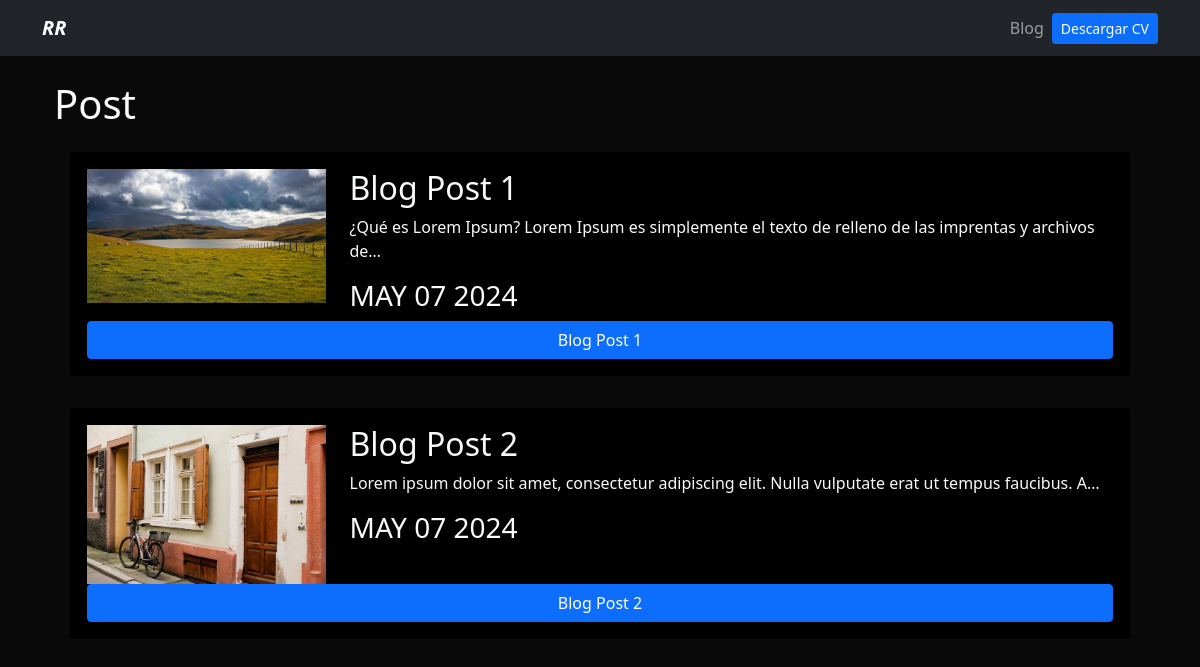
The page /blog/ on the database as committed earlier.
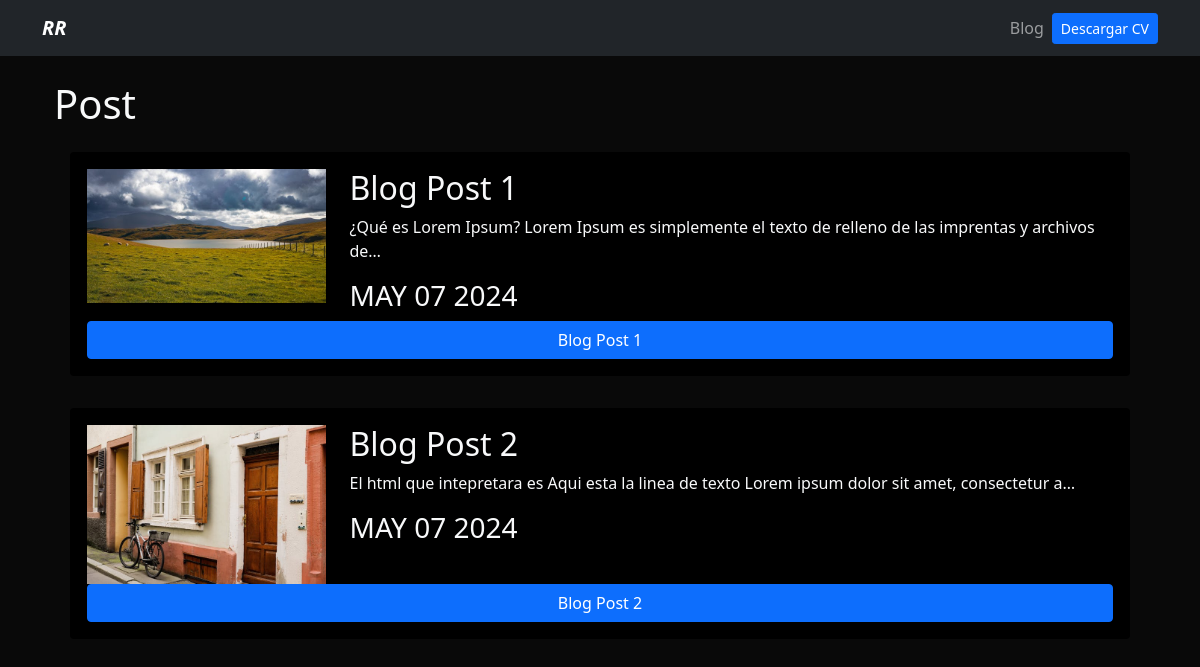
The same page on the database as committed later.
### blog/models.py (models this page shows)
class Post(models.Model):
    titulo = models.CharField(max_length=100)
    descipcion = models.TextField()
    imagen = models.ImageField( upload_to='blog/images')
    date = models.DateField(datetime.date.today)

### blog/views.py (the view)
# urls.py: path('', render_post, name='post'),
def render_post(request):
    posts = Post.objects.all()
    return render (request, 'post.html', {'posts':posts})

### blog/templates/post.html (shortened to what this page needs)
{% extends "layout.html" %}
{% block content %}
<h1 clase='fs-2' > Post </h1>
{% for post in posts %}
<div class='p-3'>
    <div class="card card-body bg-black">
        <div class="row">
            <div class="col-3">
                <img class='img-fluid' src = '{{post.imagen.url}}' alt = '{{post.titulo}}'/>
            </div>
            <div class="col-9">
                <h2> {{post.titulo}}  </h2>
                <p>  {{post.descipcion | striptags | truncatechars:100}} </p>
                <h3> {{post.date | date:'M d Y' | upper}}</h3>
            </div>
        </div>
        <a class='btn btn-primary' href = '{% url 'blog:post_detail' post.id %}'> {{post.titulo}} <a>
    </div>
</div>
{% endfor %}{% endblock content %}

Rows that differ between the two databases and show on the page:
changed Post "Blog Post 2": descipcion "Lorem ipsum dolor sit amet, consectetur adipiscing elit. Nulla vulputate erat ut tempus faucibus. A…" → "El html que intepretara es Aqui esta la linea de texto Lorem ipsum dolor sit amet, consectetur a…"
